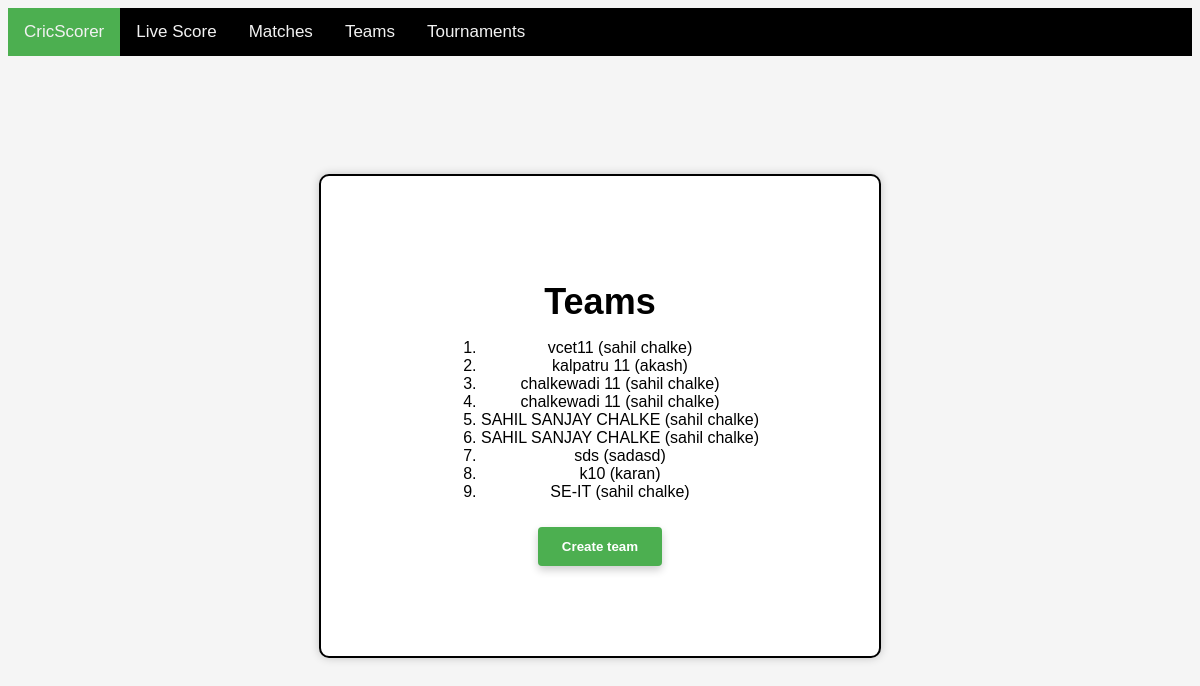
Page /list_teams/ on the earlier database version.
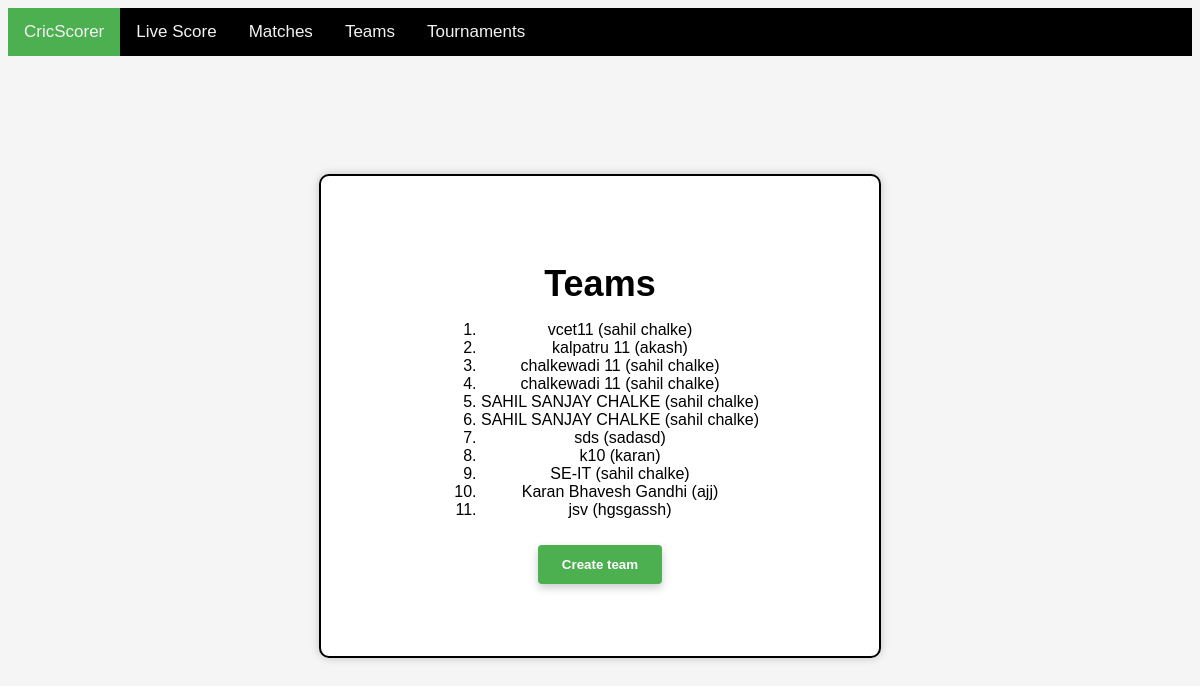
Same page on the later database version.
### scoring/models.py (models this page shows, shortened)
class Team(models.Model):
    name = models.CharField(max_length=200,unique=True)
    captian_name = models.CharField(max_length=200, null=True)

### scoring/views.py (the view)
# urls.py: path('list_teams/', views.team_list, name="team_list"),
def team_list(request):
    teams = Team.objects.all()
    return render(request, ['scoring/team_list.html', 'scoring/make_match.html'], {'teams': teams})

### scoring/templates/scoring/team_list.html
{% extends 'scoring/base.html' %}
{% block content %}
<div class="center">
  <div class="container">
    <div class="container-box">
  <h1>Teams</h1>
  {% if teams %}
    <ol>
    {% for team in teams %}
      <li>{{ team.name }} ({{ team.captian_name }})</li>
    {% endfor %}
    </ol>
  {% else %}
    <p>No teams yet.</p>
  {% endif %}
  <button  type='submit' onclick=location.href="{% url 'team_create' %}">Create team</button>
    </div>
  </div>
</div>
{% endblock %}

Differences in the rows shown:
added Team: name "Karan Bhavesh Gandhi", captian_name "ajj"
added Team: name "jsv", captian_name "hgsgassh"
